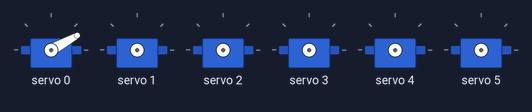
A sketch run on a simulated Arduino Uno, built with avr-gcc and run on an emulated ATmega328P. Parts: 6 × servo.

Above: at 0.05 s.
At 1.3 s:
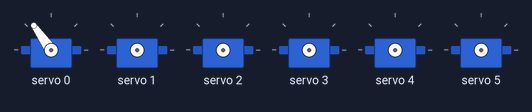
At 2.6 s:
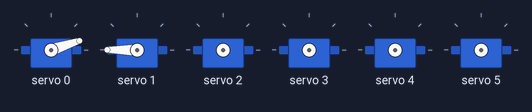
At 5.15 s:
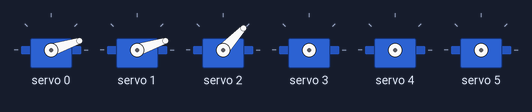
At 7.8 s:
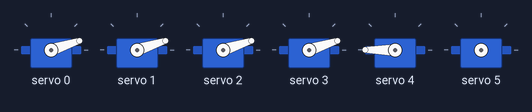
At 10.5 s:
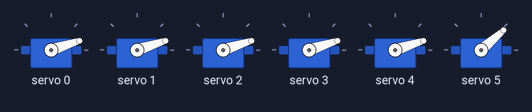
Timing chart, 0 to 14.5 s (numbered marks = the images above):
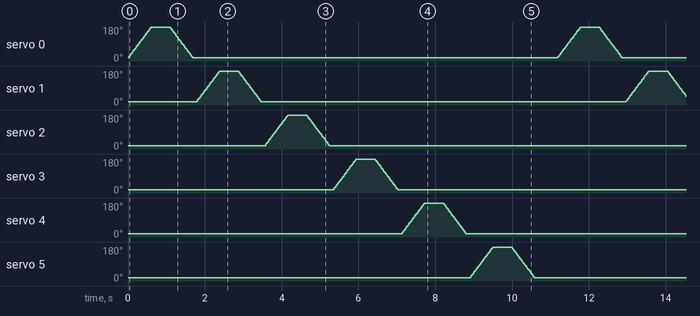

The sketch:

16_channel_PWM_Test2.ino
```cpp
//Michael Klements
//The DIY Life
//3 May 2020


#include <Adafruit_PWMServoDriver.h>                             //Include the PWM Driver library

Adafruit_PWMServoDriver pwm1 = Adafruit_PWMServoDriver(0x40);    //Create an object of board 1
//可以级联第二个模块，注意要修改模块上的焊盘
//Adafruit_PWMServoDriver pwm2 = Adafruit_PWMServoDriver(0x41);    //Create an object of board 2 (A0 Address Jumper)

int servoMin =  150;        // This is the servos minimum pulse length count (out of 4096)
int servoMax =  600;        // This is the servos maximum pulse length count (out of 4096)
int servoFrequency = 50;    // Servo update frequency, analog servos typically run at ~50 Hz

void setup()
{
  pwm1.begin();             //Start each board
  //pwm2.begin();
  pwm1.setOscillatorFrequency(27000000);    //Set the PWM oscillator frequency, used for fine calibration
  //pwm2.setOscillatorFrequency(27000000);
  pwm1.setPWMFreq(servoFrequency);          //Set the servo operating frequency
  //pwm2.setPWMFreq(servoFrequency);
}

void loop()
{
  for (int i=0 ; i<=5 ; i++)   //Cycle through moving 6 servos on each board
  {
    for (int pulseLength = servoMin ; pulseLength <= servoMax ; pulseLength++)    //Move each servo from servoMin to servoMax
    {
      pwm1.setPWM(i, 0, pulseLength);           //Set the current PWM pulse length on board 1, servo i
      //pwm2.setPWM(i, 0, pulseLength);           //Set the current PWM pulse length on board 2, servo i
      delay(1);
    }
    delay(100);
    for (int pulseLength = servoMax ; pulseLength >= servoMin ; pulseLength--)   // Move each servo from servoMax to servoMin
    {
      pwm1.setPWM(i, 0, pulseLength);           //Set the current PWM pulse length on board 1, servo i
      //pwm2.setPWM(i, 0, pulseLength);           //Set the current PWM pulse length on board 2, servo i
      delay(1);
    }
    delay(100);
  }
  delay(500);
}
```
